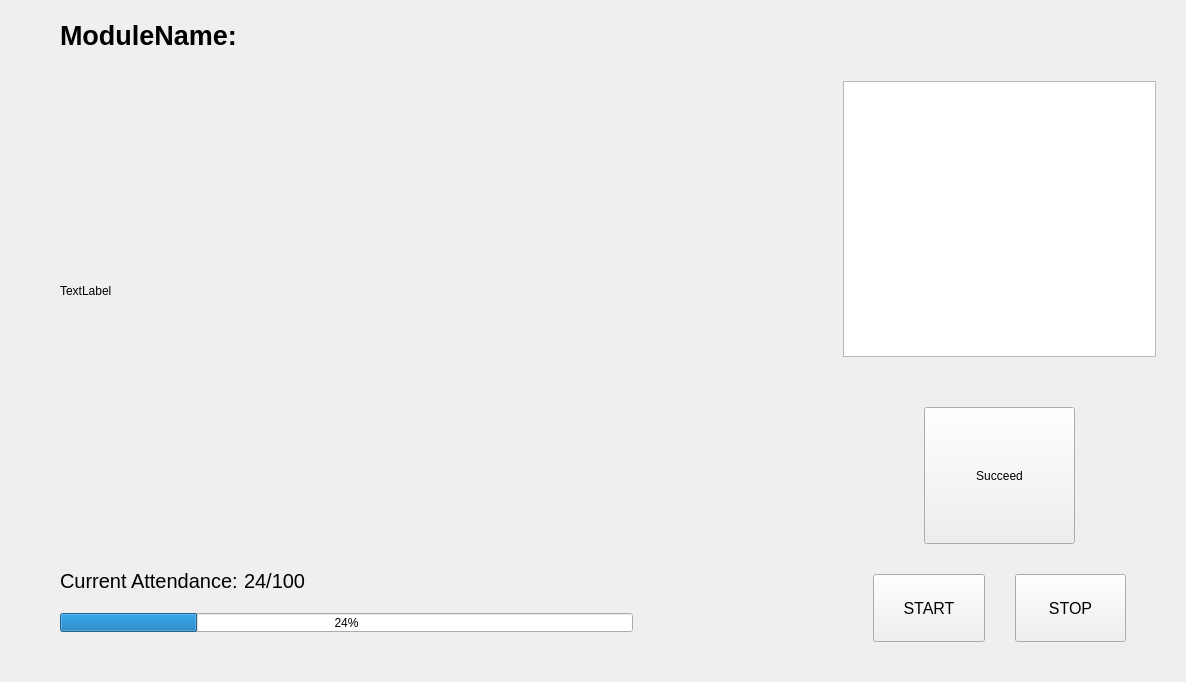
<?xml version="1.0" encoding="UTF-8"?>
<ui version="4.0">
 <class>Frame</class>
 <widget class="QFrame" name="Frame">
  <property name="geometry">
   <rect>
    <x>0</x>
    <y>0</y>
    <width>1186</width>
    <height>682</height>
   </rect>
  </property>
  <property name="windowTitle">
   <string>Frame</string>
  </property>
  <layout class="QGridLayout" name="gridLayout_2">
   <property name="leftMargin">
    <number>30</number>
   </property>
   <property name="topMargin">
    <number>20</number>
   </property>
   <property name="rightMargin">
    <number>30</number>
   </property>
   <property name="bottomMargin">
    <number>20</number>
   </property>
   <item row="0" column="0">
    <layout class="QHBoxLayout" name="horizontalLayout" stretch="5,2">
     <property name="spacing">
      <number>30</number>
     </property>
     <item>
      <layout class="QVBoxLayout" name="verticalLayout_3" stretch="5,1">
       <item>
        <layout class="QVBoxLayout" name="verticalLayout">
         <property name="leftMargin">
          <number>30</number>
         </property>
         <property name="topMargin">
          <number>0</number>
         </property>
         <property name="rightMargin">
          <number>30</number>
         </property>
         <property name="bottomMargin">
          <number>30</number>
         </property>
         <item>
          <widget class="QLabel" name="frameName_TBS">
           <property name="sizePolicy">
            <sizepolicy hsizetype="Fixed" vsizetype="Fixed">
             <horstretch>0</horstretch>
             <verstretch>0</verstretch>
            </sizepolicy>
           </property>
           <property name="maximumSize">
            <size>
             <width>16777215</width>
             <height>80</height>
            </size>
           </property>
           <property name="font">
            <font>
             <pointsize>20</pointsize>
             <weight>75</weight>
             <bold>true</bold>
            </font>
           </property>
           <property name="text">
            <string>ModuleName:</string>
           </property>
           <property name="margin">
            <number>10</number>
           </property>
          </widget>
         </item>
         <item>
          <widget class="QLabel" name="camera_label">
           <property name="sizePolicy">
            <sizepolicy hsizetype="Expanding" vsizetype="Expanding">
             <horstretch>48</horstretch>
             <verstretch>0</verstretch>
            </sizepolicy>
           </property>
           <property name="text">
            <string>TextLabel</string>
           </property>
          </widget>
         </item>
        </layout>
       </item>
       <item>
        <widget class="QWidget" name="widget_2" native="true">
         <layout class="QGridLayout" name="gridLayout">
          <property name="leftMargin">
           <number>30</number>
          </property>
          <property name="rightMargin">
           <number>180</number>
          </property>
          <property name="bottomMargin">
           <number>30</number>
          </property>
          <property name="verticalSpacing">
           <number>20</number>
          </property>
          <item row="0" column="0">
           <layout class="QHBoxLayout" name="horizontalLayout_3">
            <item>
             <widget class="QLabel" name="label_2">
              <property name="sizePolicy">
               <sizepolicy hsizetype="Fixed" vsizetype="Expanding">
                <horstretch>0</horstretch>
                <verstretch>0</verstretch>
               </sizepolicy>
              </property>
              <property name="font">
               <font>
                <pointsize>15</pointsize>
                <weight>50</weight>
                <bold>false</bold>
               </font>
              </property>
              <property name="text">
               <string>Current Attendance: </string>
              </property>
             </widget>
            </item>
            <item>
             <widget class="QLabel" name="attendceRatio_label">
              <property name="sizePolicy">
               <sizepolicy hsizetype="Expanding" vsizetype="Fixed">
                <horstretch>0</horstretch>
                <verstretch>0</verstretch>
               </sizepolicy>
              </property>
              <property name="font">
               <font>
                <pointsize>15</pointsize>
               </font>
              </property>
              <property name="text">
               <string>24/100</string>
              </property>
             </widget>
            </item>
           </layout>
          </item>
          <item row="1" column="0">
           <widget class="QProgressBar" name="attendance_progressBar">
            <property name="sizePolicy">
             <sizepolicy hsizetype="Expanding" vsizetype="Expanding">
              <horstretch>0</horstretch>
              <verstretch>0</verstretch>
             </sizepolicy>
            </property>
            <property name="maximumSize">
             <size>
              <width>800</width>
              <height>40</height>
             </size>
            </property>
            <property name="value">
             <number>24</number>
            </property>
           </widget>
          </item>
         </layout>
        </widget>
       </item>
      </layout>
     </item>
     <item>
      <layout class="QVBoxLayout" name="verticalLayout_2" stretch="1,1">
       <property name="topMargin">
        <number>61</number>
       </property>
       <item>
        <widget class="QTextBrowser" name="studentInfo_textBrowser"/>
       </item>
       <item>
        <widget class="QWidget" name="widget_4" native="true">
         <property name="sizePolicy">
          <sizepolicy hsizetype="Expanding" vsizetype="Expanding">
           <horstretch>0</horstretch>
           <verstretch>0</verstretch>
          </sizepolicy>
         </property>
         <layout class="QGridLayout" name="gridLayout_3">
          <property name="leftMargin">
           <number>30</number>
          </property>
          <property name="topMargin">
           <number>20</number>
          </property>
          <property name="rightMargin">
           <number>30</number>
          </property>
          <property name="bottomMargin">
           <number>20</number>
          </property>
          <item row="0" column="0">
           <layout class="QVBoxLayout" name="verticalLayout_4" stretch="2,1">
            <property name="spacing">
             <number>30</number>
            </property>
            <item>
             <layout class="QHBoxLayout" name="horizontalLayout_2" stretch="1,3,1">
              <item>
               <spacer name="horizontalSpacer">
                <property name="orientation">
                 <enum>Qt::Horizontal</enum>
                </property>
                <property name="sizeType">
                 <enum>QSizePolicy::Expanding</enum>
                </property>
                <property name="sizeHint" stdset="0">
                 <size>
                  <width>50</width>
                  <height>20</height>
                 </size>
                </property>
               </spacer>
              </item>
              <item>
               <widget class="QToolButton" name="sccessOrfail_pushbutton">
                <property name="sizePolicy">
                 <sizepolicy hsizetype="MinimumExpanding" vsizetype="MinimumExpanding">
                  <horstretch>0</horstretch>
                  <verstretch>0</verstretch>
                 </sizepolicy>
                </property>
                <property name="minimumSize">
                 <size>
                  <width>120</width>
                  <height>120</height>
                 </size>
                </property>
                <property name="maximumSize">
                 <size>
                  <width>300</width>
                  <height>300</height>
                 </size>
                </property>
                <property name="text">
                 <string>Succeed</string>
                </property>
               </widget>
              </item>
              <item>
               <spacer name="horizontalSpacer_2">
                <property name="orientation">
                 <enum>Qt::Horizontal</enum>
                </property>
                <property name="sizeType">
                 <enum>QSizePolicy::Expanding</enum>
                </property>
                <property name="sizeHint" stdset="0">
                 <size>
                  <width>50</width>
                  <height>20</height>
                 </size>
                </property>
               </spacer>
              </item>
             </layout>
            </item>
            <item>
             <layout class="QHBoxLayout" name="horizontalLayout_4">
              <item>
               <widget class="QPushButton" name="start_pushButton">
                <property name="sizePolicy">
                 <sizepolicy hsizetype="Minimum" vsizetype="MinimumExpanding">
                  <horstretch>0</horstretch>
                  <verstretch>0</verstretch>
                 </sizepolicy>
                </property>
                <property name="minimumSize">
                 <size>
                  <width>0</width>
                  <height>50</height>
                 </size>
                </property>
                <property name="maximumSize">
                 <size>
                  <width>16777215</width>
                  <height>80</height>
                 </size>
                </property>
                <property name="font">
                 <font>
                  <pointsize>12</pointsize>
                 </font>
                </property>
                <property name="text">
                 <string>START</string>
                </property>
               </widget>
              </item>
              <item>
               <widget class="QPushButton" name="stop_pushButton">
                <property name="sizePolicy">
                 <sizepolicy hsizetype="Minimum" vsizetype="MinimumExpanding">
                  <horstretch>0</horstretch>
                  <verstretch>0</verstretch>
                 </sizepolicy>
                </property>
                <property name="minimumSize">
                 <size>
                  <width>0</width>
                  <height>50</height>
                 </size>
                </property>
                <property name="maximumSize">
                 <size>
                  <width>16777215</width>
                  <height>80</height>
                 </size>
                </property>
                <property name="font">
                 <font>
                  <pointsize>12</pointsize>
                 </font>
                </property>
                <property name="text">
                 <string>STOP</string>
                </property>
               </widget>
              </item>
             </layout>
            </item>
           </layout>
          </item>
         </layout>
        </widget>
       </item>
      </layout>
     </item>
    </layout>
   </item>
  </layout>
 </widget>
 <resources/>
 <connections>
  <connection>
   <sender>start_pushButton</sender>
   <signal>clicked()</signal>
   <receiver>Frame</receiver>
   <slot>start()</slot>
   <hints>
    <hint type="sourcelabel">
     <x>738</x>
     <y>607</y>
    </hint>
    <hint type="destinationlabel">
     <x>564</x>
     <y>656</y>
    </hint>
   </hints>
  </connection>
 </connections>
 <slots>
  <slot>starting()</slot>
  <slot>start()</slot>
 </slots>
</ui>
